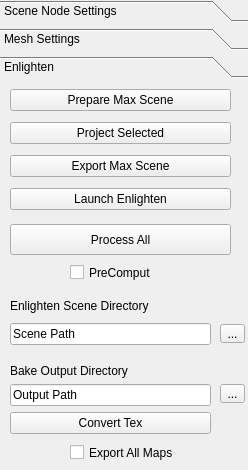
<?xml version="1.0" encoding="UTF-8"?>
<ui version="4.0">
 <class>Dialog</class>
 <widget class="QDialog" name="Dialog">
  <property name="geometry">
   <rect>
    <x>0</x>
    <y>0</y>
    <width>248</width>
    <height>470</height>
   </rect>
  </property>
  <property name="windowTitle">
   <string>Enlighten Utility</string>
  </property>
  <widget class="QToolBox" name="ui_toolbox">
   <property name="geometry">
    <rect>
     <x>0</x>
     <y>0</y>
     <width>251</width>
     <height>471</height>
    </rect>
   </property>
   <property name="toolTip">
    <string/>
   </property>
   <property name="currentIndex">
    <number>2</number>
   </property>
   <widget class="QWidget" name="ui_pg_scenenode">
    <property name="geometry">
     <rect>
      <x>0</x>
      <y>0</y>
      <width>251</width>
      <height>390</height>
     </rect>
    </property>
    <property name="text" stdset="0">
     <string>Max</string>
    </property>
    <attribute name="label">
     <string>Scene Node Settings</string>
    </attribute>
    <widget class="QGroupBox" name="ui_lbl_ensys">
     <property name="geometry">
      <rect>
       <x>20</x>
       <y>50</y>
       <width>211</width>
       <height>181</height>
      </rect>
     </property>
     <property name="title">
      <string>Enlighten Settings</string>
     </property>
     <widget class="QLabel" name="label_3">
      <property name="geometry">
       <rect>
        <x>20</x>
        <y>20</y>
        <width>51</width>
        <height>16</height>
       </rect>
      </property>
      <property name="text">
       <string>Pixel Size</string>
      </property>
     </widget>
     <widget class="QLabel" name="lbl_clustersize">
      <property name="geometry">
       <rect>
        <x>20</x>
        <y>50</y>
        <width>51</width>
        <height>16</height>
       </rect>
      </property>
      <property name="text">
       <string>Cluster Size</string>
      </property>
     </widget>
     <widget class="Line" name="line">
      <property name="geometry">
       <rect>
        <x>30</x>
        <y>70</y>
        <width>161</width>
        <height>20</height>
       </rect>
      </property>
      <property name="orientation">
       <enum>Qt::Horizontal</enum>
      </property>
     </widget>
     <widget class="QSpinBox" name="ui_sp_en_pixelsize">
      <property name="geometry">
       <rect>
        <x>100</x>
        <y>20</y>
        <width>81</width>
        <height>22</height>
       </rect>
      </property>
      <property name="maximum">
       <number>8192</number>
      </property>
      <property name="value">
       <number>256</number>
      </property>
     </widget>
     <widget class="QSpinBox" name="ui_sp_en_clustersize">
      <property name="geometry">
       <rect>
        <x>100</x>
        <y>50</y>
        <width>81</width>
        <height>22</height>
       </rect>
      </property>
      <property name="maximum">
       <number>8192</number>
      </property>
      <property name="value">
       <number>512</number>
      </property>
     </widget>
     <widget class="QLabel" name="label_6">
      <property name="geometry">
       <rect>
        <x>18</x>
        <y>90</y>
        <width>51</width>
        <height>16</height>
       </rect>
      </property>
      <property name="text">
       <string>Lightmap</string>
      </property>
     </widget>
     <widget class="QLineEdit" name="ui_ln_en_nodelm">
      <property name="geometry">
       <rect>
        <x>70</x>
        <y>90</y>
        <width>121</width>
        <height>20</height>
       </rect>
      </property>
     </widget>
     <widget class="QLabel" name="label_7">
      <property name="geometry">
       <rect>
        <x>20</x>
        <y>120</y>
        <width>46</width>
        <height>13</height>
       </rect>
      </property>
      <property name="text">
       <string>Profile</string>
      </property>
     </widget>
     <widget class="QLabel" name="label_5">
      <property name="geometry">
       <rect>
        <x>20</x>
        <y>150</y>
        <width>31</width>
        <height>16</height>
       </rect>
      </property>
      <property name="text">
       <string>Type</string>
      </property>
     </widget>
     <widget class="QComboBox" name="ui_cmb_lighttype">
      <property name="geometry">
       <rect>
        <x>70</x>
        <y>150</y>
        <width>121</width>
        <height>22</height>
       </rect>
      </property>
     </widget>
     <widget class="QLineEdit" name="ui_ln_en_nodeprofileen">
      <property name="geometry">
       <rect>
        <x>70</x>
        <y>120</y>
        <width>121</width>
        <height>20</height>
       </rect>
      </property>
     </widget>
    </widget>
    <widget class="QToolButton" name="ui_refreshscenenode">
     <property name="geometry">
      <rect>
       <x>210</x>
       <y>10</y>
       <width>21</width>
       <height>21</height>
      </rect>
     </property>
     <property name="text">
      <string/>
     </property>
     <property name="icon">
      <iconset>
       <normaloff>../img/refresh-24.png</normaloff>../img/refresh-24.png</iconset>
     </property>
    </widget>
    <widget class="QComboBox" name="ui_cmb_scenenode">
     <property name="geometry">
      <rect>
       <x>28</x>
       <y>10</y>
       <width>171</width>
       <height>22</height>
      </rect>
     </property>
    </widget>
    <widget class="QPushButton" name="ui_btn_applynodesettings">
     <property name="geometry">
      <rect>
       <x>18</x>
       <y>240</y>
       <width>211</width>
       <height>31</height>
      </rect>
     </property>
     <property name="text">
      <string>Apply Settings</string>
     </property>
    </widget>
    <widget class="QPushButton" name="ui_btn_applynodeglobal">
     <property name="geometry">
      <rect>
       <x>20</x>
       <y>280</y>
       <width>211</width>
       <height>31</height>
      </rect>
     </property>
     <property name="text">
      <string>Apply Globally</string>
     </property>
    </widget>
   </widget>
   <widget class="QWidget" name="ui_pg_meshnode">
    <property name="geometry">
     <rect>
      <x>0</x>
      <y>0</y>
      <width>251</width>
      <height>390</height>
     </rect>
    </property>
    <attribute name="label">
     <string>Mesh Settings</string>
    </attribute>
    <widget class="QGroupBox" name="ui_lbl_ensys_2">
     <property name="geometry">
      <rect>
       <x>20</x>
       <y>0</y>
       <width>211</width>
       <height>251</height>
      </rect>
     </property>
     <property name="title">
      <string>Enlighten Mesh</string>
     </property>
     <widget class="QCheckBox" name="ui_ck_Target">
      <property name="geometry">
       <rect>
        <x>110</x>
        <y>20</y>
        <width>70</width>
        <height>17</height>
       </rect>
      </property>
      <property name="text">
       <string>Target</string>
      </property>
      <property name="checked">
       <bool>true</bool>
      </property>
      <property name="tristate">
       <bool>false</bool>
      </property>
     </widget>
     <widget class="QCheckBox" name="ui_ck_Visible">
      <property name="geometry">
       <rect>
        <x>30</x>
        <y>20</y>
        <width>70</width>
        <height>17</height>
       </rect>
      </property>
      <property name="text">
       <string>Visible</string>
      </property>
      <property name="checked">
       <bool>true</bool>
      </property>
     </widget>
     <widget class="QGroupBox" name="groupBox">
      <property name="geometry">
       <rect>
        <x>10</x>
        <y>40</y>
        <width>191</width>
        <height>81</height>
       </rect>
      </property>
      <property name="title">
       <string>Chart UVs</string>
      </property>
      <widget class="QSpinBox" name="ui_sp_en_chartuvs">
       <property name="geometry">
        <rect>
         <x>100</x>
         <y>20</y>
         <width>71</width>
         <height>22</height>
        </rect>
       </property>
       <property name="value">
        <number>2</number>
       </property>
      </widget>
      <widget class="QLabel" name="label_8">
       <property name="geometry">
        <rect>
         <x>20</x>
         <y>20</y>
         <width>71</width>
         <height>16</height>
        </rect>
       </property>
       <property name="text">
        <string>Channel</string>
       </property>
      </widget>
      <widget class="QCheckBox" name="ui_ck_en_autoscale">
       <property name="geometry">
        <rect>
         <x>20</x>
         <y>50</y>
         <width>70</width>
         <height>17</height>
        </rect>
       </property>
       <property name="text">
        <string>Auto-Scale</string>
       </property>
      </widget>
      <widget class="QCheckBox" name="ui_ck_en_parametize">
       <property name="geometry">
        <rect>
         <x>100</x>
         <y>50</y>
         <width>81</width>
         <height>17</height>
        </rect>
       </property>
       <property name="text">
        <string>Parametize</string>
       </property>
      </widget>
     </widget>
     <widget class="QCheckBox" name="ui_ck_en_deferprojection">
      <property name="geometry">
       <rect>
        <x>50</x>
        <y>130</y>
        <width>111</width>
        <height>17</height>
       </rect>
      </property>
      <property name="text">
       <string>Defer Projection</string>
      </property>
     </widget>
    </widget>
    <widget class="QPushButton" name="ui_btn_applymeshsettings">
     <property name="geometry">
      <rect>
       <x>20</x>
       <y>260</y>
       <width>211</width>
       <height>31</height>
      </rect>
     </property>
     <property name="text">
      <string>Apply Settings</string>
     </property>
    </widget>
    <widget class="QPushButton" name="ui_btn_generateenparams">
     <property name="geometry">
      <rect>
       <x>20</x>
       <y>300</y>
       <width>211</width>
       <height>31</height>
      </rect>
     </property>
     <property name="text">
      <string>Generate Parameters</string>
     </property>
    </widget>
   </widget>
   <widget class="QWidget" name="ui_pg_Enlighten">
    <property name="geometry">
     <rect>
      <x>0</x>
      <y>0</y>
      <width>251</width>
      <height>390</height>
     </rect>
    </property>
    <property name="accessibleDescription">
     <string/>
    </property>
    <attribute name="label">
     <string>Enlighten</string>
    </attribute>
    <widget class="QWidget" name="verticalLayoutWidget_3">
     <property name="geometry">
      <rect>
       <x>10</x>
       <y>0</y>
       <width>221</width>
       <height>131</height>
      </rect>
     </property>
     <layout class="QVBoxLayout" name="lyt1">
      <item>
       <widget class="QPushButton" name="ui_btn_preparemaxscene">
        <property name="text">
         <string>Prepare Max Scene</string>
        </property>
       </widget>
      </item>
      <item>
       <widget class="QPushButton" name="ui_btn_projectselected">
        <property name="text">
         <string>Project Selected</string>
        </property>
       </widget>
      </item>
      <item>
       <widget class="QPushButton" name="ui_btn_exportmaxscene">
        <property name="text">
         <string>Export Max Scene</string>
        </property>
       </widget>
      </item>
      <item>
       <widget class="QPushButton" name="ui_btn_launchenlighten">
        <property name="text">
         <string>Launch Enlighten</string>
        </property>
        <property name="default">
         <bool>false</bool>
        </property>
        <property name="flat">
         <bool>false</bool>
        </property>
       </widget>
      </item>
     </layout>
    </widget>
    <widget class="QToolButton" name="ui_btn_getscenepath">
     <property name="geometry">
      <rect>
       <x>220</x>
       <y>240</y>
       <width>25</width>
       <height>19</height>
      </rect>
     </property>
     <property name="text">
      <string>...</string>
     </property>
    </widget>
    <widget class="QWidget" name="verticalLayoutWidget">
     <property name="geometry">
      <rect>
       <x>10</x>
       <y>280</y>
       <width>201</width>
       <height>70</height>
      </rect>
     </property>
     <layout class="QVBoxLayout" name="verticalLayout">
      <item>
       <widget class="QLabel" name="label">
        <property name="text">
         <string>Bake Output Directory</string>
        </property>
       </widget>
      </item>
      <item>
       <widget class="QLineEdit" name="ui_ln_bakepath">
        <property name="text">
         <string>Output Path</string>
        </property>
       </widget>
      </item>
      <item>
       <widget class="QPushButton" name="ui_btn_converttex">
        <property name="text">
         <string>Convert Tex</string>
        </property>
       </widget>
      </item>
     </layout>
    </widget>
    <widget class="QToolButton" name="ui_btn_getbakepath">
     <property name="geometry">
      <rect>
       <x>220</x>
       <y>300</y>
       <width>25</width>
       <height>19</height>
      </rect>
     </property>
     <property name="text">
      <string>...</string>
     </property>
    </widget>
    <widget class="QWidget" name="verticalLayoutWidget_2">
     <property name="geometry">
      <rect>
       <x>10</x>
       <y>210</y>
       <width>201</width>
       <height>51</height>
      </rect>
     </property>
     <layout class="QVBoxLayout" name="verticalLayout_2">
      <item>
       <widget class="QLabel" name="label_2">
        <property name="text">
         <string>Enlighten Scene Directory</string>
        </property>
       </widget>
      </item>
      <item>
       <widget class="QLineEdit" name="ui_ln_scenepath">
        <property name="text">
         <string notr="true">Scene Path</string>
        </property>
       </widget>
      </item>
     </layout>
    </widget>
    <widget class="QCheckBox" name="ui_ck_en_exportallmaps">
     <property name="geometry">
      <rect>
       <x>70</x>
       <y>360</y>
       <width>111</width>
       <height>17</height>
      </rect>
     </property>
     <property name="text">
      <string>Export All Maps</string>
     </property>
    </widget>
    <widget class="QPushButton" name="ui_btn_processall">
     <property name="geometry">
      <rect>
       <x>10</x>
       <y>140</y>
       <width>221</width>
       <height>31</height>
      </rect>
     </property>
     <property name="text">
      <string>Process All</string>
     </property>
    </widget>
    <widget class="QCheckBox" name="ui_ck_precompute">
     <property name="geometry">
      <rect>
       <x>70</x>
       <y>180</y>
       <width>81</width>
       <height>17</height>
      </rect>
     </property>
     <property name="text">
      <string>PreCompute</string>
     </property>
    </widget>
   </widget>
  </widget>
 </widget>
 <resources/>
 <connections/>
</ui>
